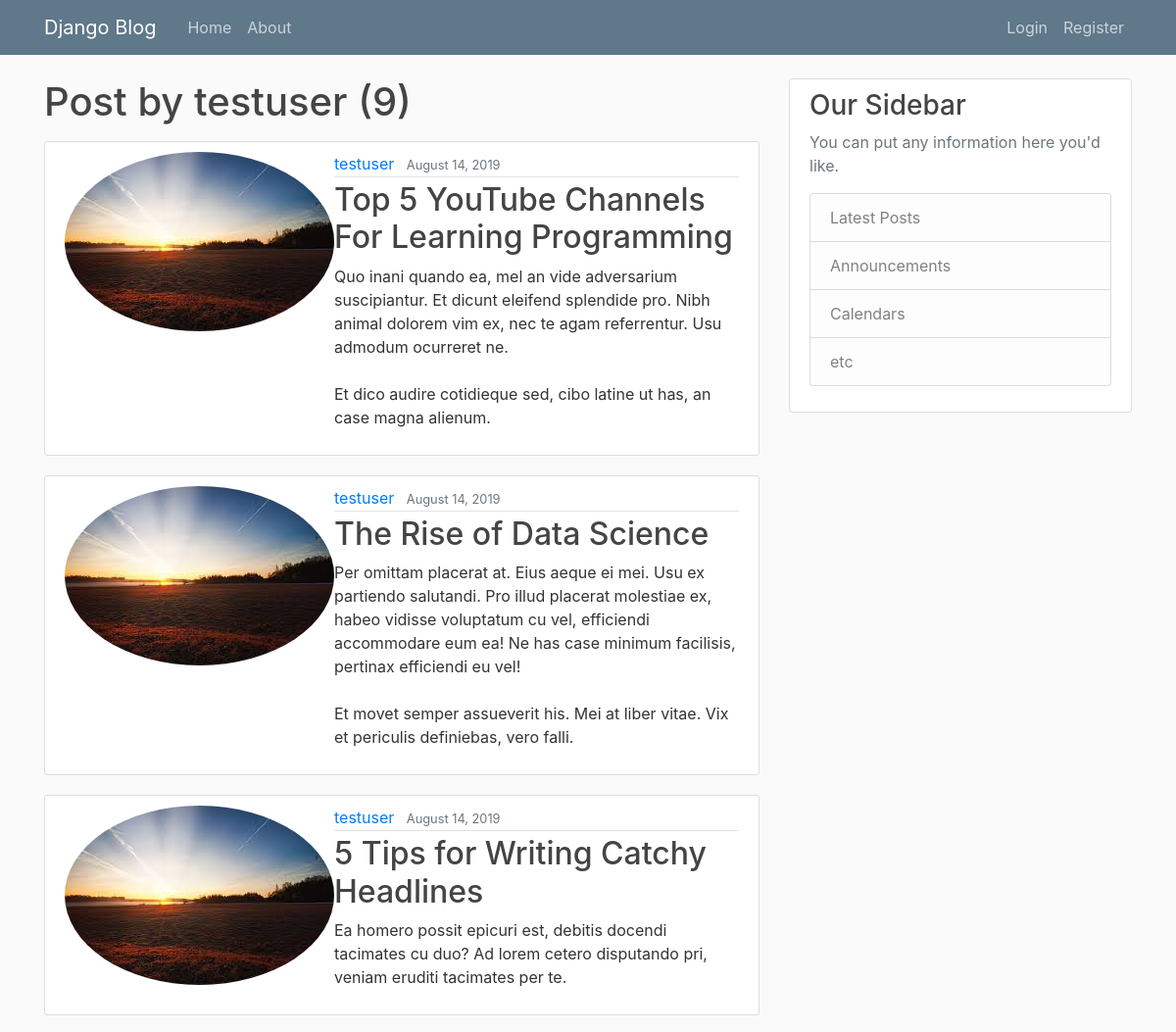
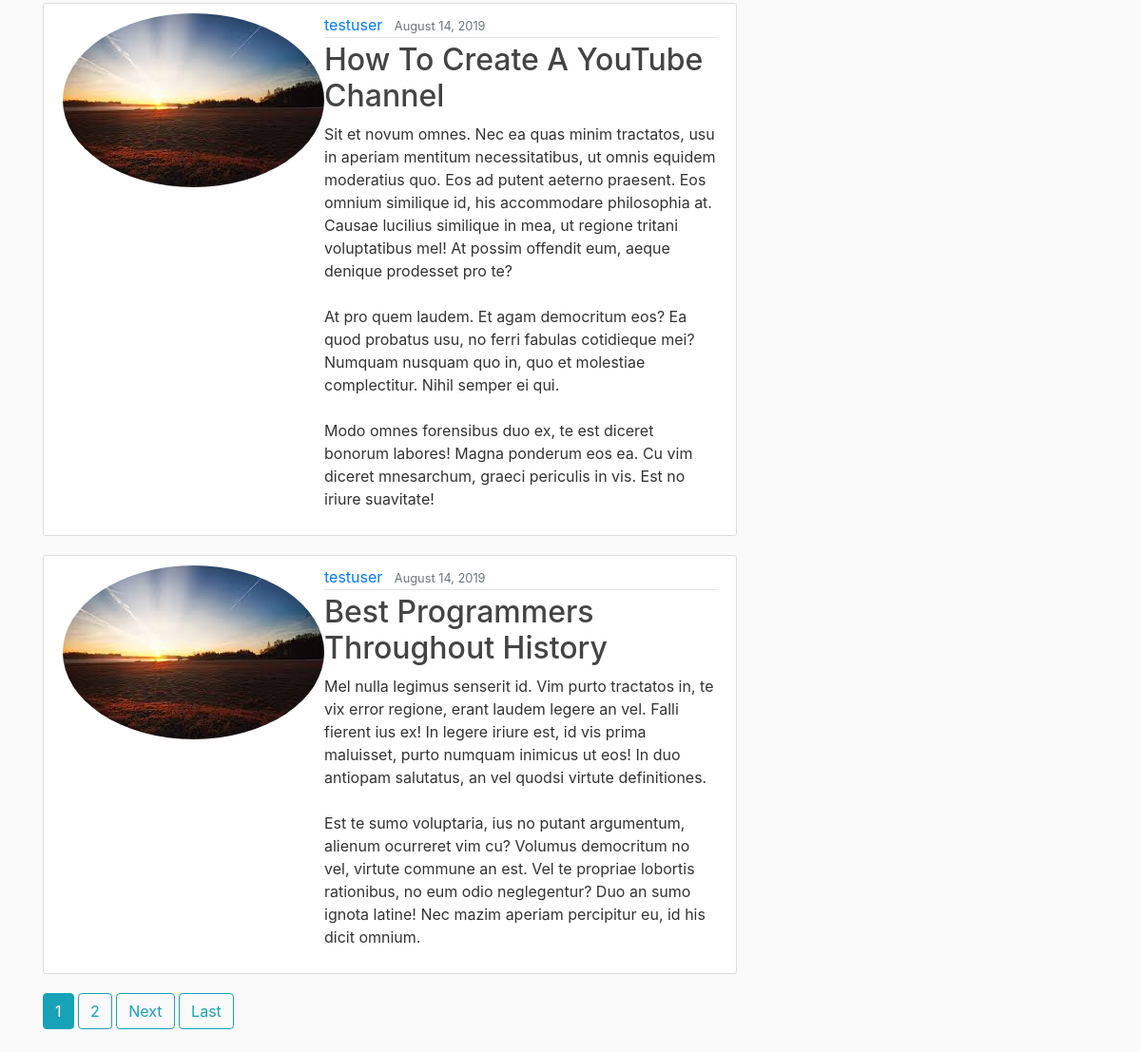
/user/testuser/, run on the app's committed database (2 pictures, top to bottom).
### blog/models.py (models this page shows, shortened)
class Post(models.Model):
    title=models.CharField(max_length=100)
    content=models.TextField()
    date_posted=models.DateTimeField(default=timezone.now)
    author = models.ForeignKey(User,on_delete=models.CASCADE)

### users/models.py (models this page shows, shortened)
class Profile(models.Model):
    user=models.OneToOneField(User, on_delete=models.CASCADE)
    image=models.ImageField(default='default.jpg',upload_to='profile-pics')

### blog/views.py (the view)
# urls.py: path('user/<str:username>/', UserPostListView.as_view(), name='user-posts'),
class UserPostListView(ListView):
	model=Post
	template_name='blog/user_post.html'
	context_object_name='posts'
	ordering=['-date_posted']
	paginate_by=5
	def get_queryset(self):
		user=get_object_or_404(User, username=self.kwargs.get('username'))
		return Post.objects.filter(author=user).order_by('-date_posted')

### blog/templates/blog/user_post.html (shortened to what this page needs)
{% extends "blog/base.html" %}
{% block content %}
<h1 class="mb-3">Post by {{  view.kwargs.username }} ({{ page_obj.paginator.count }})</h1>
    {% for post in posts %}
	    <article class="media content-section">
			<img class="rounded-circle artical-img" src="{{ post.author.profile.image.url }}">
			  <div class="media-body">
			    <div class="article-metadata">
			      <a class="mr-2" href="{% url 'user-posts' post.author.username %}">{{ post.author }}</a>
			      <small class="text-muted">{{ post.date_posted|date:"F d, Y" }}</small>
			    </div>
			    <h2><a class="article-title" href="{% url 'post-detail' post.id %}">{{ post.title }}</a></h2>
			    <p class="article-content">{{ post.content }}</p>
			  </div>
         </article>
	{% endfor %}
	{% if is_paginated %}
		{%  for num in page_obj.paginator.page_range %}
			{% if page_obj.number == num  %}
				<a class="btn btn-info mb-4" href="?page={{ num }}">{{ num }}</a>
				{% elif num > page_obj.number|add:'-3' and num < page_obj.number|add:'3' %}
				<a class="btn btn-outline-info mb-4" href="?page={{ num }}">{{ num }}</a>
			{%  endif %}
		{%  endfor %}
		{%  if page_obj.has_next %}
		<a class="btn btn-outline-info mb-4" href="?page={{	page_obj.next_page_number}}">Next</a>
        <a class="btn btn-outline-info mb-4" href="?page={{ page_obj.paginator.num_pages }}">Last</a>
	    {% endif %}
	{% endif %}
{% endblock content %}

### blog/templates/blog/base.html (shortened to what this page needs)
{% load static %}
<!DOCTYPE html>
<html>
<head>
    <link rel="stylesheet" href="https://maxcdn.bootstrapcdn.com/bootstrap/4.0.0/css/bootstrap.min.css">
	<link rel="stylesheet" type="text/css" href="{% static 'blog/main.css' %} ">
</head>
<body>
	<header class="site-header">
		  <nav class="navbar navbar-expand-md navbar-dark bg-steel fixed-top">
		    <div class="container">
		      <a class="navbar-brand mr-4" href="/">Django Blog</a>
		      <div class="collapse navbar-collapse" id="navbarToggle">
		        <div class="navbar-nav mr-auto">
		          <a class="nav-item nav-link" href="{% url 'blog-home' %}">Home</a>
		          <a class="nav-item nav-link" href="{% url 'blog-about' %}">About</a>
		        </div>
		        <div class="navbar-nav">
					{% if user.is_authenticated %}
						<a class="nav-item nav-link" href="{% url 'post-Create' %}"> New Post</a>
						<a class="nav-item nav-link" href="{% url 'profile' %}">Profile</a>
						<a class="nav-item nav-link" href="{% url 'logout'%}">Logout</a>
					{% else %}
		                  <a class="nav-item nav-link" href="{% url 'login' %}">Login</a>
						  <a class="nav-item nav-link" href="{% url 'register' %}">Register</a>
					{% endif %}
		        </div>
		      </div>
		    </div>
		  </nav>
	 </header>
	<main role="main" class="container">
	  <div class="row">
	    <div class="col-md-8">
	      {% block content %}{% endblock %}
	    </div>
	    <div class="col-md-4">
	      <div class="content-section">
	        <h3>Our Sidebar</h3>
	        <p class='text-muted'>You can put any information here you'd like.
	          <ul class="list-group">
	            <li class="list-group-item list-group-item-light">Latest Posts</li>
	            <li class="list-group-item list-group-item-light">Announcements</li>
	            <li class="list-group-item list-group-item-light">Calendars</li>
	            <li class="list-group-item list-group-item-light">etc</li>
	          </ul>
	        </p>
	      </div>
	    </div>
	  </div>
    </main>
</body>
</html>

### blog/static/blog/main.css (style rules this page uses)
body { background: #fafafa; color: #333333; margin-top: 5rem; }
h1, h2, h3, h4, h5, h6 { color: #444444; }
ul { margin: 0; }
.bg-steel { background-color: #5f788a; }
.site-header .navbar-nav .nav-link { color: #cbd5db; }
.content-section { background: #ffffff; padding: 10px 20px; border: 1px solid #dddddd; border-radius: 3px; margin-bottom: 20px; }
.article-title { color: #444444; }
.article-content { white-space: pre-line; }
.article-metadata { padding-bottom: 1px; margin-bottom: 4px; border-bottom: 1px solid #e3e3e3 }

### data on the page
Post: author.profile.image (placeholder picture), author "testuser", date_posted "August 14, 2019", title "Top 5 YouTube Channels For Learning Programming", content "Quo inani quando ea, mel an vide adversarium suscipiantur. Et dicunt eleifend splendide pro. Nibh animal dolorem vim ex, nec te agam referrentur. Usu admodum ocurreret ne. Et dico audire cotidieque sed, cibo latine ut has, an case magna alienum."
Post: author.profile.image (placeholder picture), author "testuser", date_posted "August 14, 2019", title "The Rise of Data Science", content "Per omittam placerat at. Eius aeque ei mei. Usu ex partiendo salutandi. Pro illud placerat molestiae ex, habeo vidisse voluptatum cu vel, efficiendi accommodare eum ea! Ne has case minimum facilisis, pertinax efficiendi eu vel! Et movet semper assueverit his. Mei at liber vitae. Vix et periculis definiebas, vero falli."
Post: author.profile.image (placeholder picture), author "testuser", date_posted "August 14, 2019", title "5 Tips for Writing Catchy Headlines", content "Ea homero possit epicuri est, debitis docendi tacimates cu duo? Ad lorem cetero disputando pri, veniam eruditi tacimates per te."
Post: author.profile.image (placeholder picture), author "testuser", date_posted "August 14, 2019", title "How To Create A YouTube Channel", content "Sit et novum omnes. Nec ea quas minim tractatos, usu in aperiam mentitum necessitatibus, ut omnis equidem moderatius quo. Eos ad putent aeterno praesent. Eos omnium similique id, his accommodare philosophia at. Causae lucilius similique in mea, ut regione tritani voluptatibus mel! At possim offendit eum, aeque denique prodesset pro te? At pro quem laudem. Et agam democritum eos? Ea quod probatus usu, no ferri fabulas cotidieque mei? Numquam nusquam quo in, quo et molestiae complectitur. Nihil semper ei qui. Modo omnes forensibus duo ex, te est diceret bonorum labores! Magna ponderum eos ea. Cu vim diceret mnesarchum, graeci periculis in vis. Est no iriure suavitate!"
Post: author.profile.image (placeholder picture), author "testuser", date_posted "August 14, 2019", title "Best Programmers Throughout History", content "Mel nulla legimus senserit id. Vim purto tractatos in, te vix error regione, erant laudem legere an vel. Falli fierent ius ex! In legere iriure est, id vis prima maluisset, purto numquam inimicus ut eos! In duo antiopam salutatus, an vel quodsi virtute definitiones. Est te sumo voluptaria, ius no putant argumentum, alienum ocurreret vim cu? Volumus democritum no vel, virtute commune an est. Vel te propriae lobortis rationibus, no eum odio neglegentur? Duo an sumo ignota latine! Nec mazim aperiam percipitur eu, id his dicit omnium."

### other printed values
{{ view.kwargs.username }} "testuser"
{{ page_obj.paginator.count }} "9"
{{ num }} "1"
{{ num }} "2"
